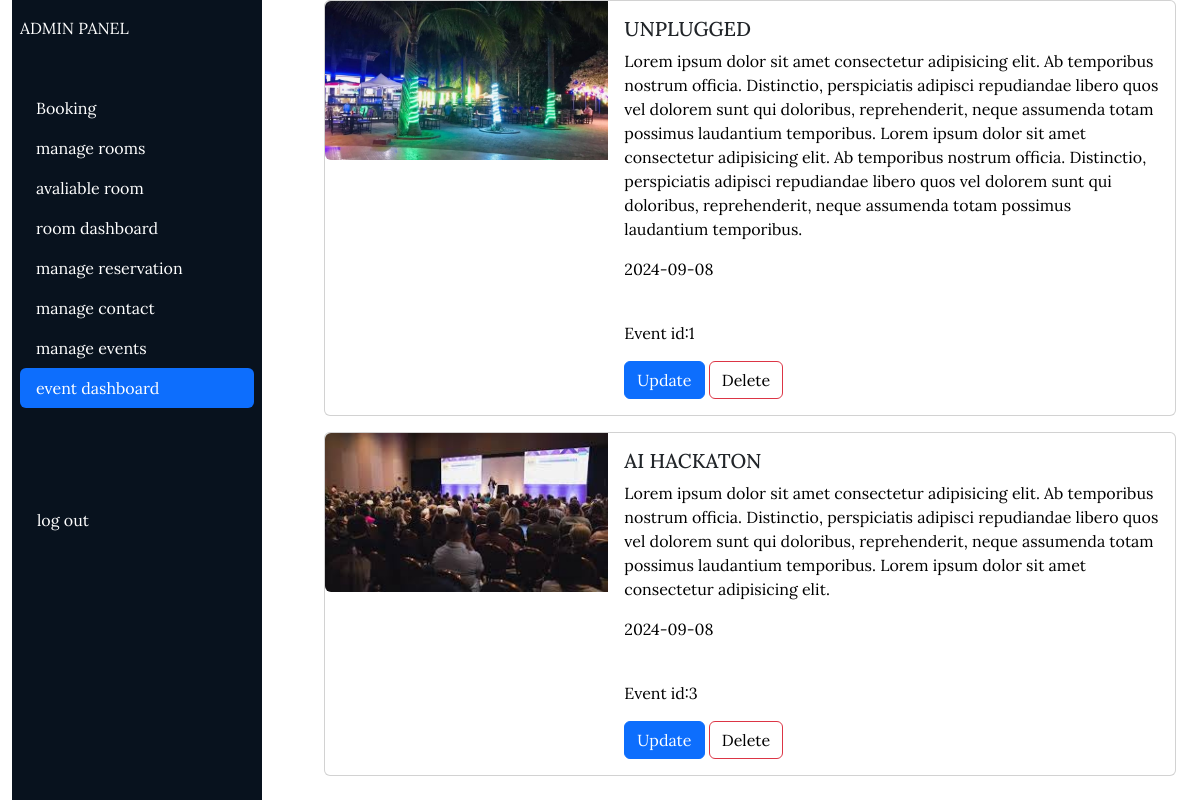
The page /htilarProject/admin/dashboard/webpage/eventDashboard.php (signed in) on the database its author committed.
### tables this page shows
CREATE TABLE `event` (
  `e_id` int(11) NOT NULL,
  `image` varchar(60) NOT NULL,
  `title` varchar(20) NOT NULL,
  `description` longtext NOT NULL,
  `date` date NOT NULL
);

### htilarProject/admin/dashboard/webpage/eventDashboard.php (the view, shortened to what this page needs)
<?php
  include "/xampp/htdocs/htilarProject/configuration/dbConfig.php";
  $fetching_events=mysqli_query($con,"select * from event");
?>
<!DOCTYPE html>
<html lang="en">
<head>
    <link rel="stylesheet" href="../webpage/style/manageAvality.css">
    <link href="https://cdn.jsdelivr.net/npm/bootstrap@5.3.3/dist/css/bootstrap.min.css" rel="stylesheet">
    <link rel="stylesheet" href="https://cdn.jsdelivr.net/npm/bootstrap-icons@1.11.1/font/bootstrap-icons.css">
</head>
<body  style="font-family:  'Lora', serif;">
    <div class="container-fluid">
        <div class="row flex-nowrap">
            <div class="col-auto col-md-4 col-lg-3 min-vh-100">
            <div class="left p-2">
                    <a href="" class="d-flex text-decoration-none align-items-center mt-2">
                        <span class="text-white text-uppercase text-center">Admin Panel</span>
                    </a>
                    <ul class="nav nav-pills flex-column mt-5">
                        <li class="nav-item">
                            <a class="nav-link text-white" href="../webpage/booking.php">Booking</a>
                        </li>
                        <li class="nav-item">
                            <a class="nav-link text-white" href="../webpage/adminRoom.php">manage rooms</a>
                        </li>
                        <li class="nav-item">
                            <a class="nav-link text-white" href="../webpage/manageAvality.php">avaliable room</a>
                           </li>
                        <li class="nav-item">
                            <a class="nav-link  text-white" href="../webpage/manageRoom.php">room dashboard</a>
                        </li>
                        <li class="nav-item">
                            <a class="nav-link  text-white" href="../webpage/roomNumber.php">manage reservation</a>
                        </li>
                        <li class="nav-item"><a class="nav-link text-white" href="../webpage/manageDish.php">manage contact</a></li>
                        <li class="nav-item"><a class="nav-link text-white" href="../webpage/manageEvent.php">manage events</a></li>
                        <li class="nav-item"><a class="nav-link text-white active" href="../webpage/eventDashboard.php">event dashboard</a></li>
                    </ul>
                    <a href="../webpage/login.php" class="text-white " style="text-decoration:none;display:flex;margin-top:100px;margin-left:17px">log out</a>
                </div>
            </div>
            <div class="col-auto col-md-8 col-lg-9 min-vh-100">
    <div class="container">
<?php
    while($row=mysqli_fetch_assoc($fetching_events)){
?>
           <div class="card mb-3" style="max-width: 1000px;">
            <div class="row g-0">
                <div class="col-md-4">
                    <img src="/htilarProject/client/assets/<?php echo $row["image"] ?>" class="img-fluid rounded-start" alt="...">
                </div>
                <div class="col-md-8">
                    <div class="card-body">
                        <h5 class="card-title text-uppercase"><?php echo $row["title"] ?></h5>
                        <p class="text-black"><?php echo $row["description"] ?></p>
                        <p class="text-black"><?php echo $row["date"] ?></p>
                        <br>
                        <p class="text-black">Event id:<?php echo $row["e_id"] ?></p>
                         <button class="btn btn-primary text-white"><a href="../webpage/manageEvent.php" class="text-white" style="text-decoration: none;">Update</a></button>
                <form method="post" action="../service/deleteEvent.php" style="display:inline;" id="d">
                 <button type="submit" name="delete" class="btn btn-outline-danger text-black">Delete</button>
             </form>
                    </div>
                </div>
            </div>
        </div>
           <?php } ?>
    </div>
            </div>
        </div>
    </div>
</body>
</html>

### htilarProject/admin/dashboard/webpage/style/manageAvality.css (style rules this page uses)
.left { background-color: #08121e; height: 100vh; }

### htilarProject/admin/dashboard/webpage/eventDashboard.php (style rules this page uses)
body { font-family: 'Lora', serif; }
.left { position: fixed; top: 0; bottom: 0; width: 250px; background-color: #08121e; overflow-y: auto; }

### rows shown on the page
event: image (picture), title "UNPLUGGED", description "Lorem ipsum dolor sit amet consectetur adipisicing elit. Ab temporibus nostrum officia. Distinctio, perspiciatis adipisci repudiandae libero quos vel dolorem sunt qui doloribus, reprehenderit, neque assumenda totam possimus laudantium temporibus. Lorem ipsum dolor sit amet consectetur adipisicing elit. Ab temporibus nostrum officia. Distinctio, perspiciatis adipisci repudiandae libero quos vel dolorem sunt qui doloribus, reprehenderit, neque assumenda totam possimus laudantium temporibus.", date "2024-09-08", e_id "1"
event: image (picture), title "AI HACKATON", description "Lorem ipsum dolor sit amet consectetur adipisicing elit. Ab temporibus nostrum officia. Distinctio, perspiciatis adipisci repudiandae libero quos vel dolorem sunt qui doloribus, reprehenderit, neque assumenda totam possimus laudantium temporibus. Lorem ipsum dolor sit amet consectetur adipisicing elit.", date "2024-09-08", e_id "3"
